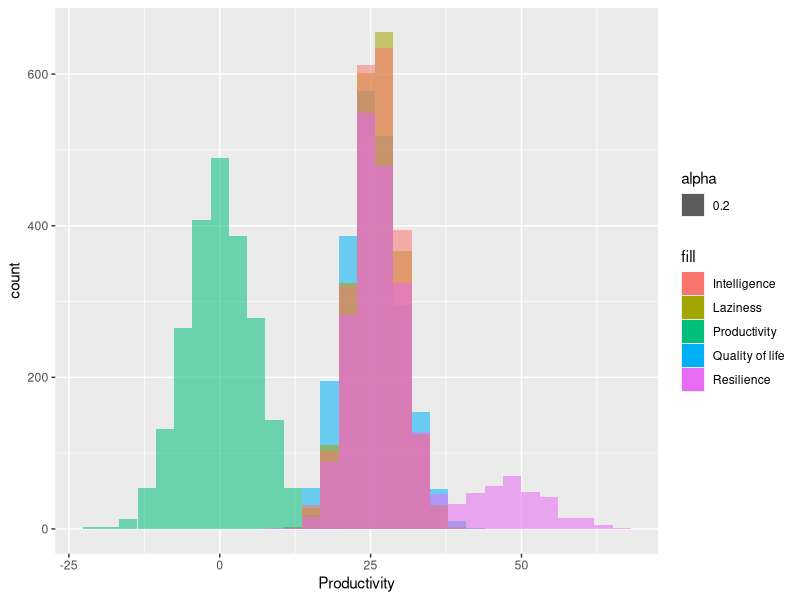
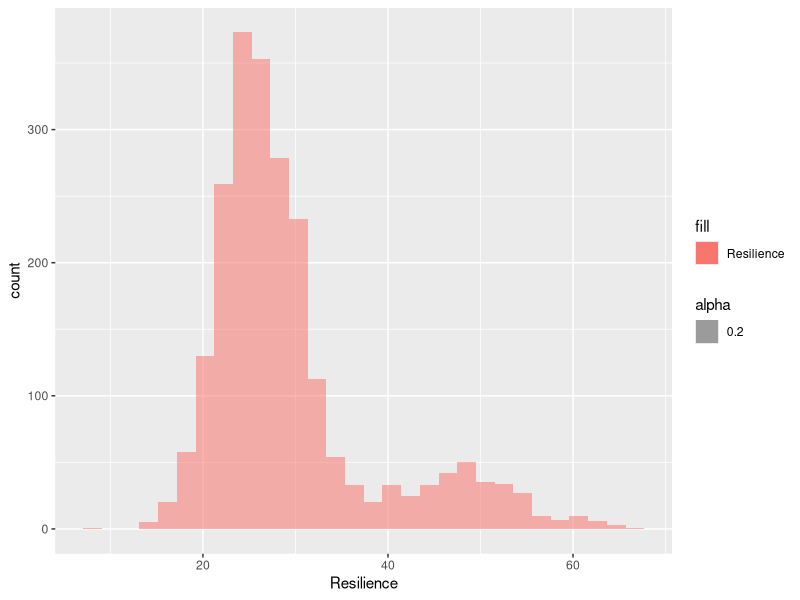
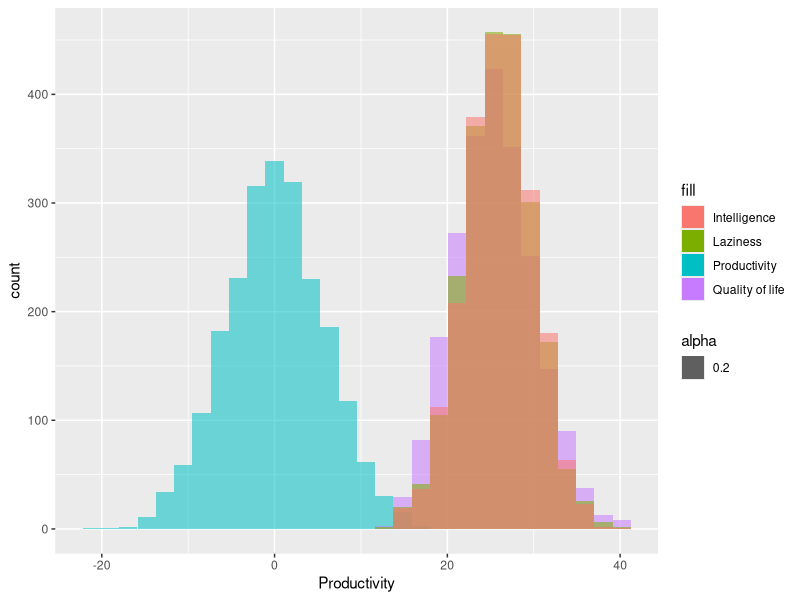
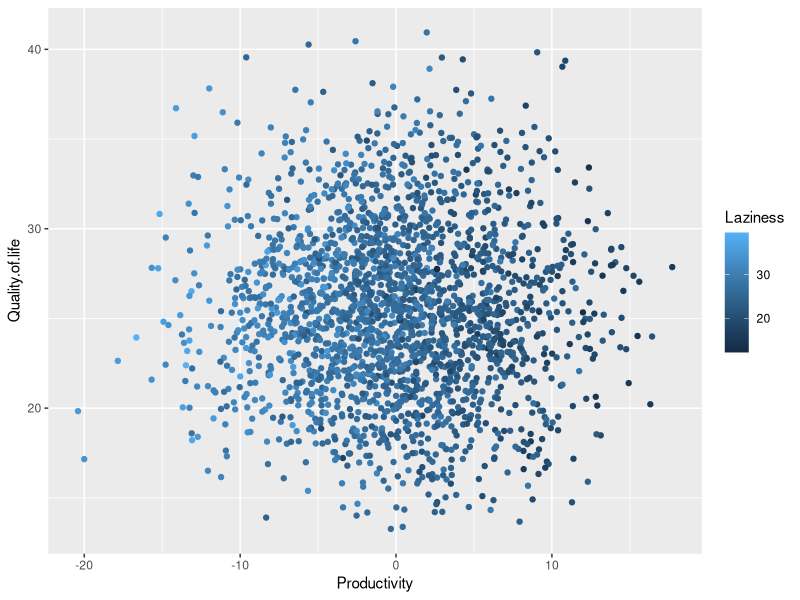
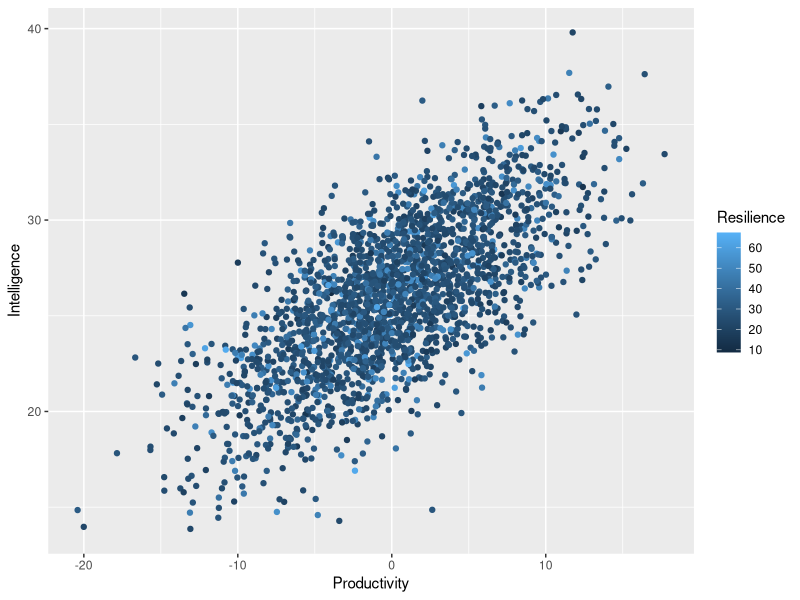
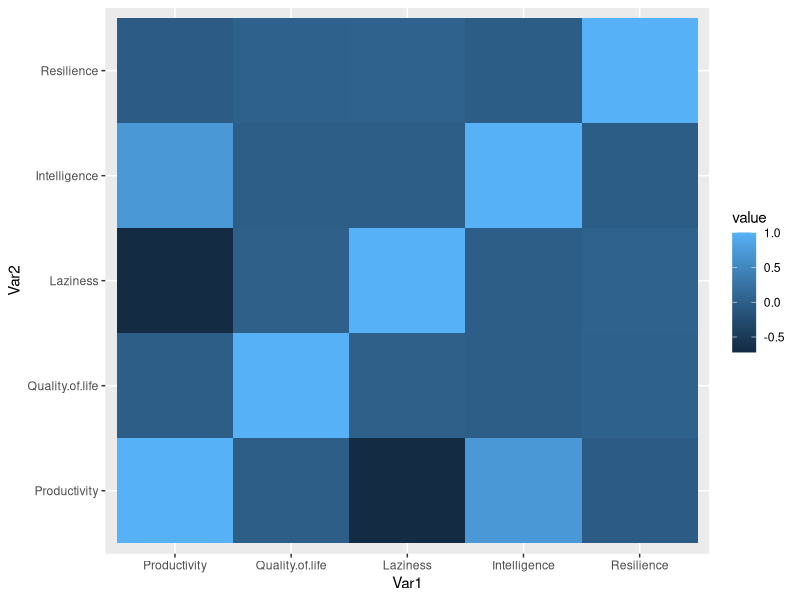
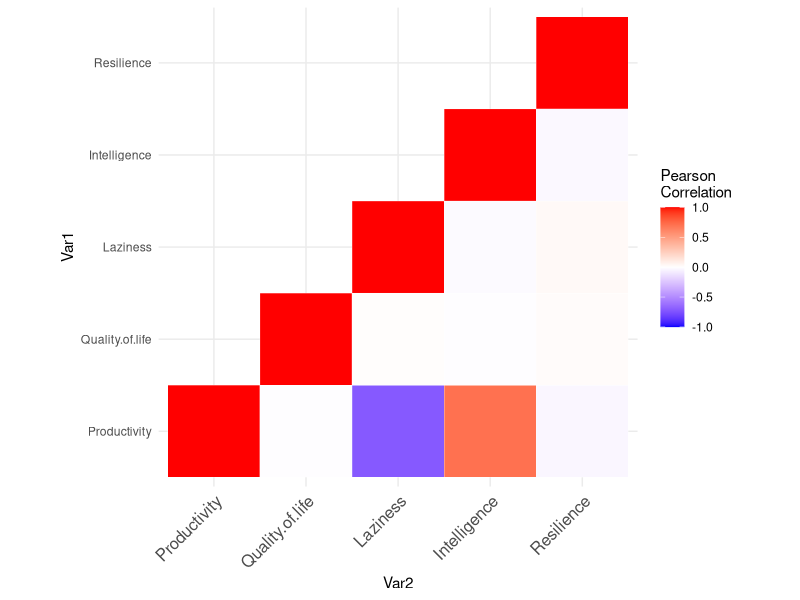
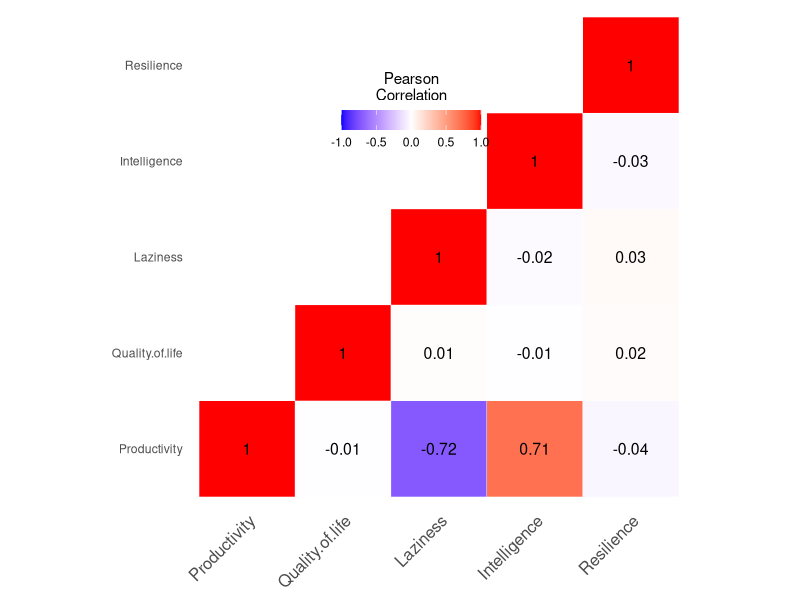

The R source for these figures, in order: (Note: this script raises an error after producing the figures.)
## ---- chunk 1
library(tidyverse)
## ---- chunk 2
df <- read_delim('measurements.csv',';')
df
## ---- chunk 3
df<- df %>% 
  pivot_wider(names_from=measurement, values_from=value)
df
## ---- chunk 4
column_names <- colnames(df)
column_names <- list(column_names)
for (colname in column_names[-1:-2]) {
  print(colname)
  histogram <-
    ggplot(data=df)+
    geom_histogram(mapping=aes(x=colname))
  print(histogram)
}

## ---- chunk 5
df %>% 
  ggplot()+
  geom_histogram(mapping=aes(x=Productivity, fill="Productivity", alpha=0.2))+
  geom_histogram(mapping=aes(x=Quality.of.life, fill="Quality of life", alpha=0.2))+
  geom_histogram(mapping=aes(x=Laziness, fill="Laziness", alpha=0.2))+
  geom_histogram(mapping=aes(x=Intelligence, fill="Intelligence", alpha=0.2))+
  geom_histogram(mapping=aes(x=Resilience, fill="Resilience", alpha=0.2))
  
## ---- chunk 6
ggplot(data=df)+
  geom_histogram(mapping=aes(x=Resilience, fill="Resilience", alpha=0.2))
## ---- chunk 7
df %>% 
  ggplot()+
  geom_histogram(mapping=aes(x=Productivity, fill="Productivity", alpha=0.2))+
  geom_histogram(mapping=aes(x=Quality.of.life, fill="Quality of life", alpha=0.2))+
  geom_histogram(mapping=aes(x=Laziness, fill="Laziness", alpha=0.2))+
  geom_histogram(mapping=aes(x=Intelligence, fill="Intelligence", alpha=0.2))
## ---- chunk 8
df %>% 
  ggplot()+
  geom_point(mapping=aes(x=Productivity, y=Quality.of.life, color=Laziness))
## ---- chunk 9
df %>% 
  ggplot()+
  geom_point(mapping=aes(x=Productivity, y=Intelligence, color=Resilience))
## ---- chunk 10
df_for_cor <- df[, c(3:7)]
df_for_cor
## ---- chunk 11
cormat <- round(cor(df_for_cor),2)
head(cormat)
## ---- chunk 12
library(reshape2)
melted_cormat <- melt(cormat)
melted_cormat
## ---- chunk 13
ggplot(data = melted_cormat, aes(x=Var1, y=Var2, fill=value)) + 
  geom_tile()
## ---- chunk 14
# Get lower triangle of the correlation matrix
  get_lower_tri<-function(cormat){
    cormat[upper.tri(cormat)] <- NA
    return(cormat)
  }
  # Get upper triangle of the correlation matrix
  get_upper_tri <- function(cormat){
    cormat[lower.tri(cormat)]<- NA
    return(cormat)
  }

## ---- chunk 15
upper_tri <- get_upper_tri(cormat)
upper_tri
## ---- chunk 16
melted_cormat <- melt(upper_tri, na.rm = TRUE)
## ---- chunk 17
heatmap<-ggplot(data = melted_cormat, aes(Var2, Var1, fill = value))+
 geom_tile(color = "white")+
 scale_fill_gradient2(low = "blue", high = "red", mid = "white", 
   midpoint = 0, limit = c(-1,1), space = "Lab", 
   name="Pearson\nCorrelation") +
  theme_minimal()+ 
 theme(axis.text.x = element_text(angle = 45, vjust = 1, 
    size = 12, hjust = 1))+
 coord_fixed()
heatmap
## ---- chunk 18
heatmap + 
geom_text(aes(Var2, Var1, label = value), color = "black", size = 4) +
theme(
  axis.title.x = element_blank(),
  axis.title.y = element_blank(),
  panel.grid.major = element_blank(),
  panel.border = element_blank(),
  panel.background = element_blank(),
  axis.ticks = element_blank(),
  legend.justification = c(1, 0),
  legend.position = c(0.6, 0.7),
  legend.direction = "horizontal")+
  guides(fill = guide_colorbar(barwidth = 7, barheight = 1,
                title.position = "top", title.hjust = 0.5))
## ---- chunk 19
library("ggpubr")
ggscatter(df, x = "Laziness" , y = "Productivity", 
          add = "reg.line", conf.int = TRUE, 
          cor.coef = TRUE, cor.method = "pearson",
          xlab = "Laziness", ylab = "Productivity")
## ---- chunk 20
library("ggpubr")
ggscatter(df, x = "Intelligence" , y = "Productivity", 
          add = "reg.line", conf.int = TRUE, 
          cor.coef = TRUE, cor.method = "pearson",
          xlab = "Intelligence", ylab = "Productivity")
## ---- chunk 21
studienliste <- read_delim('studienliste.csv',';')
studienliste
## ---- chunk 22
studienliste_2 <- studienliste %>% 
  pivot_longer(Visit_1:Visit_3, values_to="OrtundGer", names_to="visit") %>% 
  separate(OrtundGer, into=c("Ort", "Geraet"), sep='_') %>% 
  separate(visit, into=c("trash", "visit"),convert=TRUE, sep='_') %>% 
  select(-trash)
studienliste_2
## ---- chunk 23
df_full <- left_join(df, studienliste_2, by=c("PatID","visit"))
df_full
## ---- chunk 24
par(mfrow=c(3,3))
plot_1 <- ggplot(data=df_full) +
    geom_boxplot(aes(x=Geraet, y=Productivity, fill=Ort))
plot_2 <- ggplot(data=df_full) +
    geom_boxplot(aes(x=Geraet, y=Quality.of.life, fill=Ort))
plot_3 <- ggplot(data=df_full) +
    geom_boxplot(aes(x=Geraet, y=Laziness, fill=Ort))
plot_4 <- ggplot(data=df_full) +
    geom_boxplot(aes(x=Geraet, y=Intelligence, fill=Ort))
plot_5 <- ggplot(data=df_full) +
    geom_boxplot(aes(x=Geraet, y=Resilience, fill=Ort))

ggarrange(plot_1, plot_2, plot_3, plot_4, plot_5+ rremove("x.text"), 
          labels = c("A", "B", "C", "D","E"),
          ncol = 2, nrow = 3)
## ---- chunk 25
df_clean <-df_full %>% 
  filter(!(Ort == "Links der Isar"&Geraet=="MRT1"))
df_clean
## ---- chunk 26
df_treatment <-read_csv("treatment_list.csv")
df_treatment
## ---- chunk 27
ggplot(data=df_treatment)+
  geom_bar(mapping=aes(x=treatment, fill= treatment))
## ---- chunk 28
colours<-c("#EEDE16", "#57370A", "#CE9D33","#75EDF3")
ggplot(data=df_treatment)+
  geom_bar(mapping=aes(x=treatment, fill= colours))
## ---- chunk 29
df_unblinded <-left_join(df_clean,df_treatment, by="PatID")
df_unblinded
## ---- chunk 30
par(mfrow=c(3,3))
plot_A <- ggplot(data=df_unblinded) +
    geom_boxplot(aes(x=treatment, y=Productivity, fill=treatment))
plot_B <- ggplot(data=df_unblinded) +
    geom_boxplot(aes(x=treatment, y=Quality.of.life, fill=treatment))
plot_C<- ggplot(data=df_unblinded) +
    geom_boxplot(aes(x=treatment, y=Laziness, fill=treatment))
plot_D <- ggplot(data=df_unblinded) +
    geom_boxplot(aes(x=treatment, y=Intelligence, fill=treatment))
plot_E <- ggplot(data=df_unblinded) +
    geom_boxplot(aes(x=treatment, y=Resilience, fill=treatment))

ggarrange(plot_A, plot_B, plot_C, plot_D, plot_E+ rremove("x.text"), 
          labels = c("A", "B", "C", "D","E"),
          ncol = 2, nrow = 3)

## ---- chunk 31
plot_B
